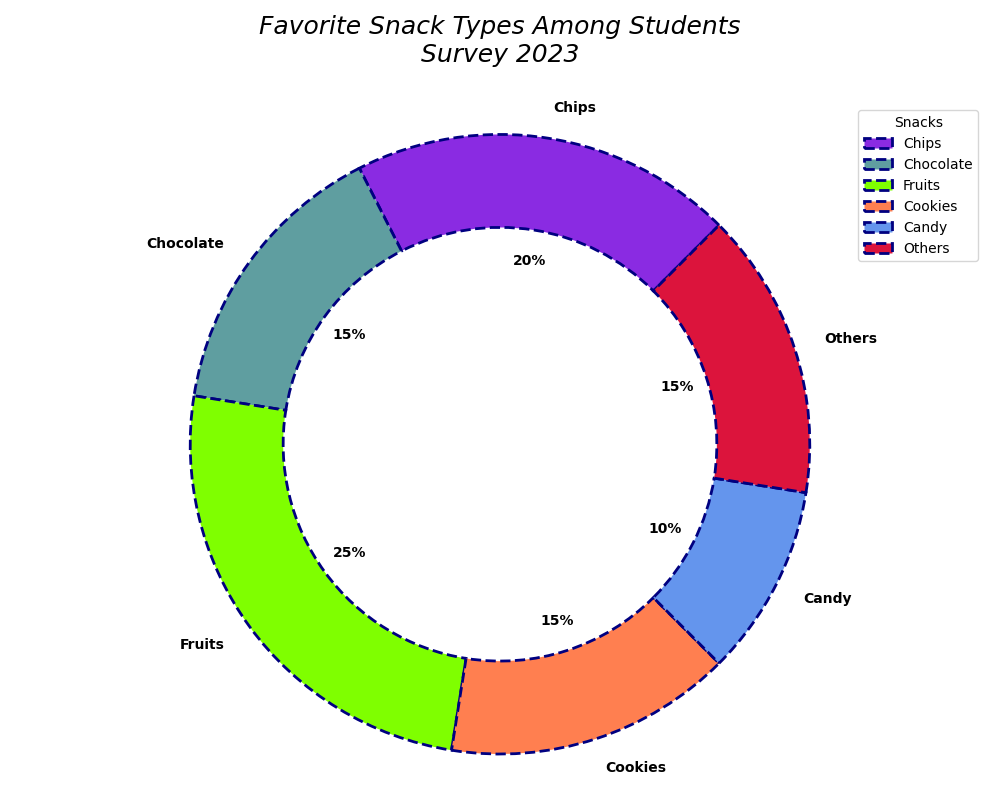

Here is the Python script that generated this plot:
import matplotlib.pyplot as plt

snack_types = ['Chips', 'Chocolate', 'Fruits', 'Cookies', 'Candy', 'Others']
preferences = [20, 15, 25, 15, 10, 15]

# Updated colors to offer a new set
new_colors = ['#8A2BE2', '#5F9EA0', '#7FFF00', '#FF7F50', '#6495ED', '#DC143C']

fig, ax = plt.subplots(figsize=(10, 8))
wedges, texts, autotexts = ax.pie(
    preferences, 
    labels=snack_types, 
    autopct='%1.0f%%', 
    startangle=45,  
    colors=new_colors, 
    wedgeprops=dict(width=0.3, edgecolor='navy', linewidth=2, linestyle='--'),
    textprops=dict(color="black", fontsize=10, weight="semibold")
)

plt.title('Favorite Snack Types Among Students\nSurvey 2023', fontsize=18, fontstyle='italic', pad=30)
plt.legend(wedges, snack_types, title="Snacks", loc="upper right", fontsize=10)
plt.axis('equal')
plt.tight_layout()
plt.show()
